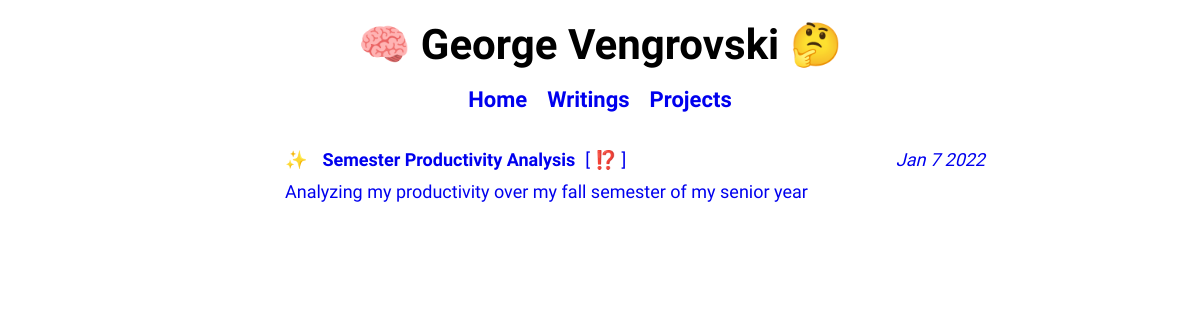
Before: /writings with the older database file.
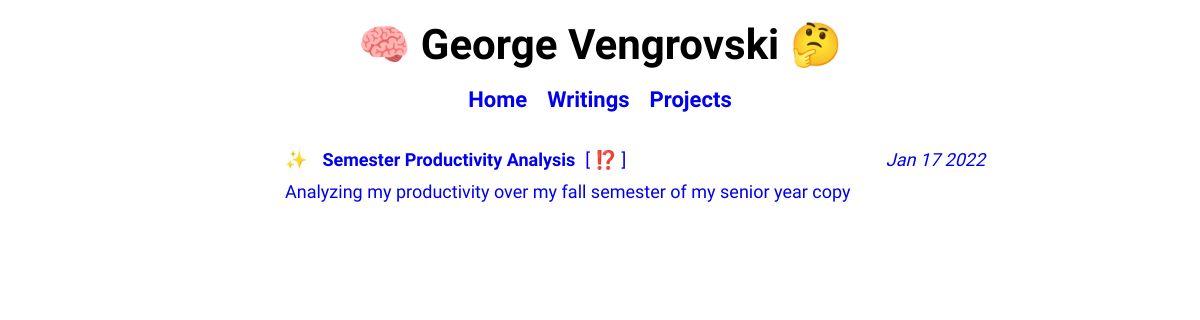
After: the same page with the newer database file.
### tables this page shows
CREATE TABLE posts (
    id INTEGER PRIMARY KEY AUTOINCREMENT,
    created TEXT,
    title TEXT NOT NULL,
    readtime INTEGER,
    content TEXT NOT NULL,
    previewText TEXT,
    topic TEXT NOT NULL
);

### main.py (the view)
@app.route('/writings')
def writings():
    posts = getAllPosts()
    return render_template('writings.html', posts=posts)

### main.py (called while the page is built)
def get_db_connection():
    connection = sqlite3.connect('database.db')
    connection.row_factory = sqlite3.Row
    return connection

def getAllPosts():
    connection = get_db_connection()
    posts = connection.execute('SELECT * FROM posts').fetchall()
    connection.close()
    return posts

### templates/writings.html (shortened to what this page needs)
{% extends 'base.html' %} {% block title %} Home {% endblock %} {% block body %} {% for post in posts %}
<div class="libaryText">
    <a id="libaryPosts" href="{{  url_for('post', post_id=post['id']) }}">
        <div id="libaryEntry">
            <div id="libaryTopRow">
                <p id="libaryEmoji"> &#10024; </p>
                <p id="libaryTitle"> {{ post['title'] | safe}} </p>
                <p id="libaryTopic"> [ {{ post['topic'] | safe }} ]</p>
                <p id="libaryDate"> {{ post['created']}} </p>
            </div>
            <div id="libaryBottomRow">
                <p id="libaryPreview"> {{ post['previewText']}} </p>
            </div>
        </div>
    </a>
</div>
{% endfor %} {% endblock %}

### templates/base.html (shortened to what this page needs)
<!doctype html>
<html>
<head>
    <link rel="stylesheet" type="text/css" href="{{ url_for('static',filename='styles/style.css') }}">
</head>
<body>
    <div id="navBar">
        <div id="navRow1">
            <h1 id="navTitle"> &#129504; George Vengrovski &#129300; </h1>
        </div>
        <div id="navRow2">
            <a id="link" href="/">
                <h2 id="navRow2Items"> Home </h2>
            </a>
            <a id="link" href="/writings">
                <h2 id="navRow2Items"> Writings </h2>
            </a>
            <a id="link" href="/projects">
                <h2 id="navRow2Items"> Projects </h2>
            </a>
        </div>
    </div>
    <div>
        {% block body %} {% endblock %}
    </div>
</body>
</html>

### static/styles/style.css (style rules this page uses)
body { max-width: 700px; margin: auto; display: flex; flex-direction: column; justify-content: space-evenly; padding: 20px; }
h1 { font-family: 'Inconsolata', monospace; text-align: center; }
p { font-size: 18px; margin: 0; padding: 0; font-family: 'Inconsolata', monospace; line-height: 1.25; }
#navBar { font-family: 'Inconsolata', monospace; display: flex; flex-direction: column; }
#navRow1 { text-align: center; }
#navRow2 { display: flex; flex-direction: row; justify-content: center; }
#navRow2Items { margin-left: 10px; margin-right: 10px; font-size: 22px; }
#navTitle { margin: 0; padding: 0; font-size: 42px; }
:-webkit-any-link { text-decoration: none; }
.libaryText { font-family: 'Inconsolata', monospace; }
#libaryTitle { font-weight: 700; justify-self: flex-start; }
#libaryTopic { margin-left: 10px; margin-right: 10px; justify-self: flex-start; flex: 0 0 auto; }
#libaryEntry { display: flex; align-items: baseline; flex-direction: column; justify-content: center; align-content: space-between; flex-wrap: wrap; }
#libaryDate { font-style: italic; margin-left: auto; justify-self: flex-end; flex: 0 0 auto; display: flex; }
#libaryTopRow { display: flex; align-items: baseline; flex-direction: row; justify-content: flex-start; width: 100%; }
#libaryBottomRow { display: flex; align-items: baseline; flex-direction: row; justify-content: flex-start; margin-left: 35px; margin-top: 10px; margin-bottom: 45px; }
#libaryEmoji { margin-right: 15px; justify-self: flex-start; }

Changed rows visible on the page:
changed posts "Semester Productivity Analysis": created "Jan 7 2022" → "Jan 17 2022"; previewText "Analyzing my productivity over my fall semester of my senior year" → "Analyzing my productivity over my fall semester of my senior year copy"
